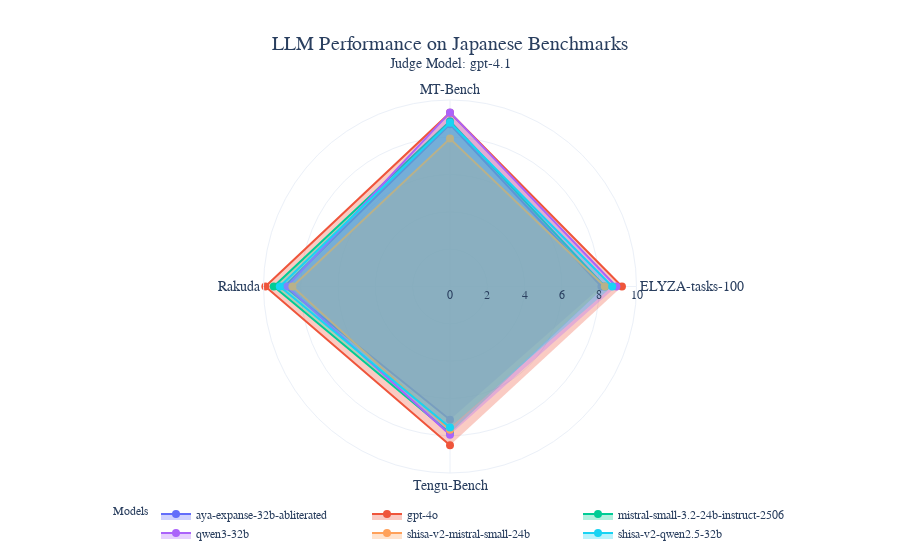

Notebook code cell kept with this figure:
### Code cell
import plotly.graph_objects as go
from plotly import offline
import plotly.express as px

# Get unique judge model(s) from the DataFrame
judge_models = all_result_df['judge_model'].unique()
judge_model_str = ', '.join(judge_models)

fig = go.Figure()

# Dynamically generate a color sequence using Plotly Express's palettes
color_sequence = px.colors.qualitative.Plotly
color_map = {model: color_sequence[i % len(color_sequence)] for i, model in enumerate(unique_models)}

for model_name in unique_models:
    model_mean_df = mean_df.loc[model_name]

    # Helper function to convert hex to an rgba string
    def hex_to_rgba(hex_color, opacity):
        hex_color = hex_color.lstrip('#')
        r, g, b = tuple(int(hex_color[i:i+2], 16) for i in (0, 2, 4))
        return f'rgba({r}, {g}, {b}, {opacity})'

    fig.add_trace(go.Scatterpolar(
        r=model_mean_df["score_"],
        theta=model_mean_df["eval_dataset"],
        fill='toself',
        name=model_name,
        mode='lines+markers',
        line=dict(color=color_map[model_name]),
        fillcolor=hex_to_rgba(color_map[model_name], 0.3),
        marker=dict(
            color=color_map[model_name],
            size=8,
            symbol='circle'
        ),
        hovertemplate=(
            "<b>%{fullData.name}</b><br><br>" +
            "Benchmark: %{theta}<br>" +
            "Score: %{r:.2f}<extra></extra>"
        )
    ))

fig.update_layout(
    title=dict(
        text=f"LLM Performance on Japanese Benchmarks<br><sup>Judge Model: {judge_model_str.replace('judge_', '')}</sup>",
        font=dict(size=20),
        x=0.5
    ),
    template='plotly_white',
    polar=dict(
        radialaxis=dict(
            visible=True,
            range=[0, 10],
            showline=False,
            gridwidth=1
        ),
        angularaxis=dict(
            # The property is 'tickfont', not 'font'
            tickfont=dict(size=14)
        )
    ),
    legend=dict(
        yanchor="bottom",
        y=-0.2,
        xanchor="center",
        x=0.5,
        orientation='h',
        title=dict(text='Models', font=dict(size=12))
    ),
    font=dict(
        family="Arial, sans-serif",
        size=12
    )
)

fig.show()

# offline.plot(fig)

### Figure 1 — Plotly figure (JSON) as saved in the notebook; plotly's stock layout.template omitted (floating-point values rounded to 4 significant figures)
{"data": [{"fill": "toself", "fillcolor": "rgba(99, 110, 250, 0.3)", "hovertemplate": "<b>%{fullData.name}</b><br><br>Benchmark: %{theta}<br>Score: %{r:.2f}<extra></extra>", "line": {"color": "#636EFA"}, "marker": {"color": "#636EFA", "size": 8, "symbol": "circle"}, "mode": "lines+markers", "name": "aya-expanse-32b-abliterated", "r": [8.12, 8.7, 8.875, 7.142], "theta": ["ELYZA-tasks-100", "MT-Bench", "Rakuda", "Tengu-Bench"], "type": "scatterpolar"}, {"fill": "toself", "fillcolor": "rgba(239, 85, 59, 0.3)", "hovertemplate": "<b>%{fullData.name}</b><br><br>Benchmark: %{theta}<br>Score: %{r:.2f}<extra></extra>", "line": {"color": "#EF553B"}, "marker": {"color": "#EF553B", "size": 8, "symbol": "circle"}, "mode": "lines+markers", "name": "gpt-4o", "r": [9.22, 9.317, 9.9, 8.517], "theta": ["ELYZA-tasks-100", "MT-Bench", "Rakuda", "Tengu-Bench"], "type": "scatterpolar"}, {"fill": "toself", "fillcolor": "rgba(0, 204, 150, 0.3)", "hovertemplate": "<b>%{fullData.name}</b><br><br>Benchmark: %{theta}<br>Score: %{r:.2f}<extra></extra>", "line": {"color": "#00CC96"}, "marker": {"color": "#00CC96", "size": 8, "symbol": "circle"}, "mode": "lines+markers", "name": "mistral-small-3.2-24b-instruct-2506", "r": [8.3, 8.867, 9.45, 7.867], "theta": ["ELYZA-tasks-100", "MT-Bench", "Rakuda", "Tengu-Bench"], "type": "scatterpolar"}, {"fill": "toself", "fillcolor": "rgba(171, 99, 250, 0.3)", "hovertemplate": "<b>%{fullData.name}</b><br><br>Benchmark: %{theta}<br>Score: %{r:.2f}<extra></extra>", "line": {"color": "#AB63FA"}, "marker": {"color": "#AB63FA", "size": 8, "symbol": "circle"}, "mode": "lines+markers", "name": "qwen3-32b", "r": [8.92, 9.333, 8.75, 7.95], "theta": ["ELYZA-tasks-100", "MT-Bench", "Rakuda", "Tengu-Bench"], "type": "scatterpolar"}, {"fill": "toself", "fillcolor": "rgba(255, 161, 90, 0.3)", "hovertemplate": "<b>%{fullData.name}</b><br><br>Benchmark: %{theta}<br>Score: %{r:.2f}<extra></extra>", "line": {"color": "#FFA15A"}, "marker": {"color": "#FFA15A", "size": 8, "symbol": "circle"}, "mode": "lines+markers", "name": "shisa-v2-mistral-small-24b", "r": [8.3, 7.933, 8.45, 7.683], "theta": ["ELYZA-tasks-100", "MT-Bench", "Rakuda", "Tengu-Bench"], "type": "scatterpolar"}, {"fill": "toself", "fillcolor": "rgba(25, 211, 243, 0.3)", "hovertemplate": "<b>%{fullData.name}</b><br><br>Benchmark: %{theta}<br>Score: %{r:.2f}<extra></extra>", "line": {"color": "#19D3F3"}, "marker": {"color": "#19D3F3", "size": 8, "symbol": "circle"}, "mode": "lines+markers", "name": "shisa-v2-qwen2.5-32b", "r": [8.7, 8.783, 9.125, 7.567], "theta": ["ELYZA-tasks-100", "MT-Bench", "Rakuda", "Tengu-Bench"], "type": "scatterpolar"}], "layout": {"font": {"family": "Arial, sans-serif", "size": 12}, "legend": {"orientation": "h", "title": {"font": {"size": 12}, "text": "Models"}, "x": 0.5, "xanchor": "center", "y": -0.2, "yanchor": "bottom"}, "polar": {"angularaxis": {"tickfont": {"size": 14}}, "radialaxis": {"gridwidth": 1, "range": [0, 10], "showline": false, "visible": true}}, "title": {"font": {"size": 20}, "text": "LLM Performance on Japanese Benchmarks<br><sup>Judge Model: gpt-4.1</sup>", "x": 0.5}}}
